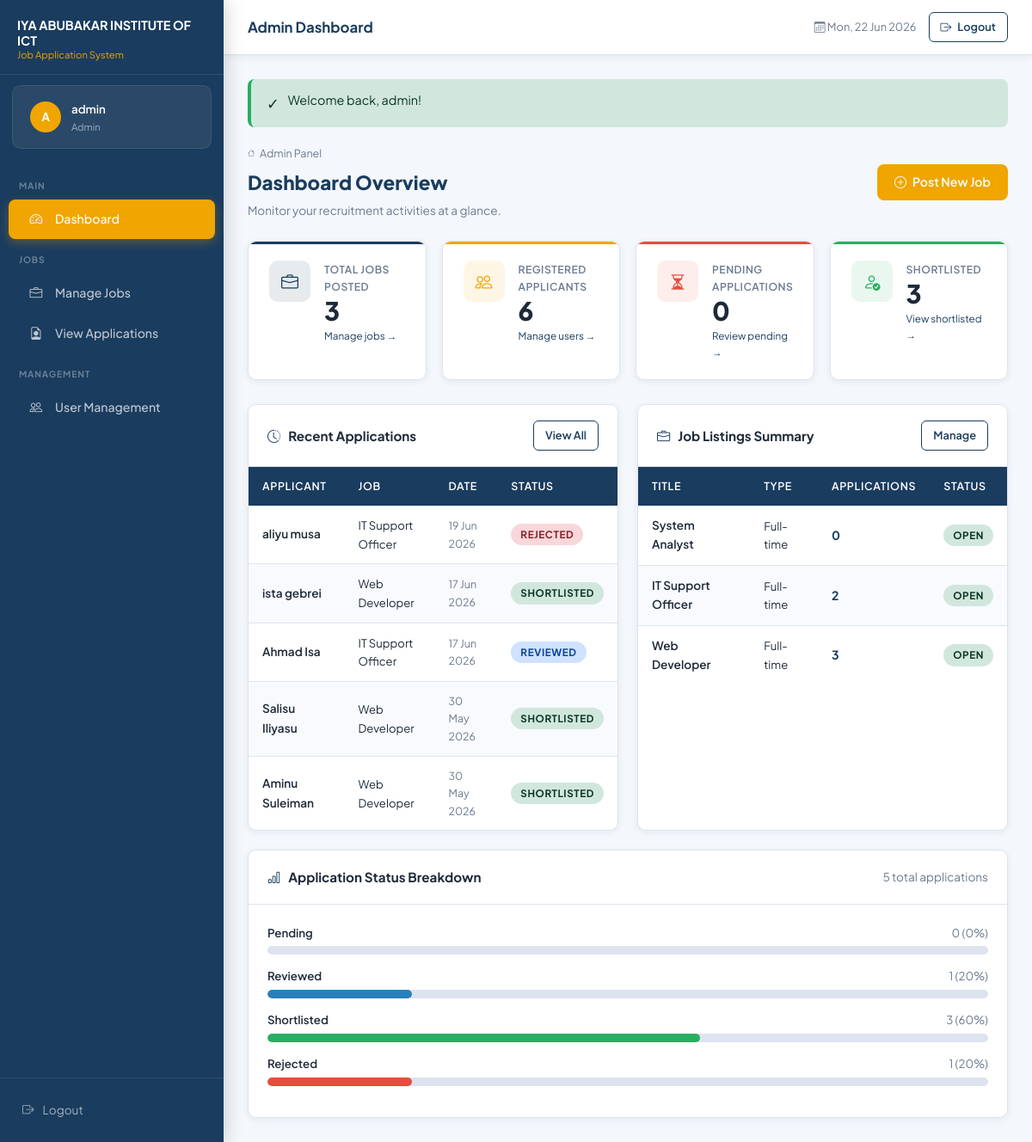
Page /admin/dashboard.php (signed in) on the committed database.
### tables this page shows
CREATE TABLE `applications` (
  `id` int(11) NOT NULL,
  `user_id` int(11) NOT NULL,
  `job_id` int(11) NOT NULL,
  `cv_path` varchar(255) NOT NULL,
  `cover_letter` text DEFAULT NULL,
  `qualification` varchar(255) DEFAULT NULL,
  `experience_years` int(11) DEFAULT NULL,
  `address` text DEFAULT NULL,
  `status` enum('pending','reviewed','shortlisted','rejected') NOT NULL DEFAULT 'pending',
  `admin_notes` text DEFAULT NULL,
  `shortlist_message` text DEFAULT NULL,
  `reviewed_date` timestamp NULL DEFAULT NULL,
  `applied_date` timestamp NOT NULL DEFAULT current_timestamp()
);

CREATE TABLE `users` (
  `id` int(11) NOT NULL,
  `full_name` varchar(100) NOT NULL,
  `email` varchar(100) NOT NULL,
  `phone` varchar(20) DEFAULT NULL,
  `address` text DEFAULT NULL,
  `qualification` varchar(255) DEFAULT NULL,
  `experience_years` int(11) DEFAULT NULL,
  `password` varchar(255) NOT NULL,
  `role` enum('applicant','admin') NOT NULL DEFAULT 'applicant',
  `status` enum('active','suspended','inactive') NOT NULL DEFAULT 'active',
  `created_at` timestamp NOT NULL DEFAULT current_timestamp()
);

CREATE TABLE `jobs` (
  `id` int(11) NOT NULL,
  `title` varchar(100) NOT NULL,
  `description` text NOT NULL,
  `requirements` text NOT NULL,
  `location` varchar(100) NOT NULL,
  `type` varchar(50) NOT NULL,
  `status` enum('open','closed') NOT NULL DEFAULT 'open',
  `posted_date` timestamp NOT NULL DEFAULT current_timestamp()
);

### admin/dashboard.php (the view, shortened to what this page needs)
<?php
require_once '../config.php';
$total_jobs    = $conn->query('SELECT COUNT(*) FROM jobs')->fetch_row()[0] ?? 0;
$total_users   = $conn->query('SELECT COUNT(*) FROM users WHERE role="applicant"')->fetch_row()[0] ?? 0;
$pending_apps  = $conn->query('SELECT COUNT(*) FROM applications WHERE status="pending"')->fetch_row()[0] ?? 0;
$shortlisted   = $conn->query('SELECT COUNT(*) FROM applications WHERE status="shortlisted"')->fetch_row()[0] ?? 0;
$total_apps    = $conn->query('SELECT COUNT(*) FROM applications')->fetch_row()[0] ?? 0;
$recent = $conn->query(
    'SELECT a.*, u.full_name, j.title AS job_title
     FROM applications a
     JOIN users u ON u.id = a.user_id
     JOIN jobs j  ON j.id = a.job_id
     ORDER BY a.applied_date DESC LIMIT 8'
)->fetch_all(MYSQLI_ASSOC);
$jobs_summary = $conn->query(
    'SELECT j.id, j.title, j.status, j.type, j.location,
            COUNT(a.id) AS app_count
     FROM jobs j
     LEFT JOIN applications a ON a.job_id = j.id
     GROUP BY j.id ORDER BY j.posted_date DESC LIMIT 6'
)->fetch_all(MYSQLI_ASSOC);
$active_page = 'admin_dashboard';
$page_title  = 'Admin Dashboard';
?>
<!DOCTYPE html>
<html lang="en">
<head>
    <link rel="stylesheet" href="../style.css">
    <link rel="stylesheet" href="https://cdn.jsdelivr.net/npm/bootstrap-icons@1.11.3/font/bootstrap-icons.min.css">
</head>
<body>
<div class="app-shell">
    <?php include '../includes/sidebar.php'; ?>
    <div class="main-content">
        <?php include '../includes/topbar.php'; ?>
        <main class="page-content">
            <?= flash_message() ?>
            <div class="page-header">
                <div class="page-header-left">
                    <div class="breadcrumb"><i class="bi bi-house"></i> Admin Panel</div>
                    <h2>Dashboard Overview</h2>
                    <p>Monitor your recruitment activities at a glance.</p>
                </div>
                <a href="jobs.php?action=new" class="btn btn-accent">
                    <i class="bi bi-plus-circle"></i> Post New Job
                </a>
            </div>
            <div class="stats-grid">
                <div class="stat-card card-blue">
                    <div class="stat-icon"><i class="bi bi-briefcase"></i></div>
                    <div class="stat-body">
                        <div class="label">Total Jobs Posted</div>
                        <div class="value"><?= $total_jobs ?></div>
                        <div class="sub"><a href="jobs.php">Manage jobs →</a></div>
                    </div>
                </div>
                <div class="stat-card card-gold">
                    <div class="stat-icon"><i class="bi bi-people"></i></div>
                    <div class="stat-body">
                        <div class="label">Registered Applicants</div>
                        <div class="value"><?= $total_users ?></div>
                        <div class="sub"><a href="users.php">Manage users →</a></div>
                    </div>
                </div>
                <div class="stat-card card-red">
                    <div class="stat-icon"><i class="bi bi-hourglass-split"></i></div>
                    <div class="stat-body">
                        <div class="label">Pending Applications</div>
                        <div class="value"><?= $pending_apps ?></div>
                        <div class="sub"><a href="view_applications.php?status=pending">Review pending →</a></div>
                    </div>
                </div>
                <div class="stat-card card-green">
                    <div class="stat-icon"><i class="bi bi-person-check"></i></div>
                    <div class="stat-body">
                        <div class="label">Shortlisted</div>
                        <div class="value"><?= $shortlisted ?></div>
                        <div class="sub"><a href="view_applications.php?status=shortlisted">View shortlisted →</a></div>
                    </div>
                </div>
            </div>
            <div style="display:grid;grid-template-columns:1fr 1fr;gap:22px;">
                <div class="card">
                    <div class="card-header">
                        <h3><i class="bi bi-clock-history"></i> Recent Applications</h3>
                        <a href="view_applications.php" class="btn btn-sm btn-outline-primary">View All</a>
                    </div>
                    <?php if (empty($recent)): ?>
                    <div class="card-body">
                        <div class="empty-state"><i class="bi bi-inbox"></i><p>No applications yet.</p></div>
                    </div>
                    <?php else: ?>
                    <div class="table-responsive">
                        <table>
                            <thead>
                                <tr>
                                    <th>Applicant</th>
                                    <th>Job</th>
                                    <th>Date</th>
                                    <th>Status</th>
                                </tr>
                            </thead>
                            <tbody>
                                <?php foreach ($recent as $app): ?>
                                <tr>
                                    <td>
                                        <div style="font-weight:600;font-size:.85rem;"><?= e($app['full_name']) ?></div>
                                    </td>
                                    <td style="font-size:.82rem;"><?= e($app['job_title']) ?></td>
                                    <td style="font-size:.78rem;color:var(--text-muted);"><?= date('d M Y', strtotime($app['applied_date'])) ?></td>
                                    <td><?= status_badge($app['status']) ?></td>
                                </tr>
                                <?php endforeach; ?>
                            </tbody>
                        </table>
                    </div>
                    <?php endif; ?>
                </div>
                <div class="card">
                    <div class="card-header">
                        <h3><i class="bi bi-briefcase"></i> Job Listings Summary</h3>
                        <a href="jobs.php" class="btn btn-sm btn-outline-primary">Manage</a>
                    </div>
                    <?php if (empty($jobs_summary)): ?>
                    <div class="card-body">
                        <div class="empty-state"><i class="bi bi-briefcase"></i><p>No jobs posted yet.</p></div>
                    </div>
                    <?php else: ?>
                    <div class="table-responsive">
                        <table>
                            <thead>
                                <tr>
                                    <th>Title</th>
                                    <th>Type</th>
                                    <th>Applications</th>
                                    <th>Status</th>
                                </tr>
                            </thead>
                            <tbody>
                                <?php foreach ($jobs_summary as $job): ?>
                                <tr>
                                    <td style="font-weight:600;font-size:.85rem;"><?= e($job['title']) ?></td>
                                    <td style="font-size:.82rem;"><?= e($job['type']) ?></td>
                                    <td>
                                        <span style="font-weight:700;color:var(--primary);"><?= $job['app_count'] ?></span>
                                    </td>
                                    <td><?= status_badge($job['status']) ?></td>
                                </tr>
                                <?php endforeach; ?>
                            </tbody>
                        </table>
                    </div>
                    <?php endif; ?>
                </div>
            </div>
            <?php
            $status_counts = $conn->query(
                'SELECT status, COUNT(*) as cnt FROM applications GROUP BY status'
            )->fetch_all(MYSQLI_ASSOC);
            $sc = array_column($status_counts, 'cnt', 'status');
            $total_for_bar = max(1, $total_apps);
            ?>
            <div class="card" style="margin-top:22px;">
                <div class="card-header">
                    <h3><i class="bi bi-bar-chart"></i> Application Status Breakdown</h3>
                    <span style="font-size:.85rem;color:var(--text-muted);"><?= $total_apps ?> total applications</span>
                </div>
                <div class="card-body">
                    <?php
                    $bars = [
                        ['label'=>'Pending',     'key'=>'pending',     'color'=>'#f39c12'],
                        ['label'=>'Reviewed',    'key'=>'reviewed',    'color'=>'#2980b9'],
                        ['label'=>'Shortlisted', 'key'=>'shortlisted', 'color'=>'#27ae60'],
                        ['label'=>'Rejected',    'key'=>'rejected',    'color'=>'#e74c3c'],
                    ];
                    foreach ($bars as $bar):
                        $count = $sc[$bar['key']] ?? 0;
                        $pct   = $total_for_bar > 0 ? round(($count / $total_for_bar) * 100) : 0;
                    ?>
                    <div style="margin-bottom:14px;">
                        <div style="display:flex;justify-content:space-between;font-size:.83rem;margin-bottom:5px;">
                            <span style="font-weight:600;"><?= $bar['label'] ?></span>
                            <span style="color:var(--text-muted);"><?= $count ?> (<?= $pct ?>%)</span>
                        </div>
                        <div style="background:var(--border);border-radius:20px;height:10px;overflow:hidden;">
                            <div style="width:<?= $pct ?>%;background:<?= $bar['color'] ?>;height:100%;border-radius:20px;transition:width .8s ease;"></div>
                        </div>
                    </div>
                    <?php endforeach; ?>
                </div>
            </div>
        </main>
    </div>
</div>
</body>
</html>

### includes/sidebar.php (shortened to what this page needs)
<?php
$current_page = $active_page ?? '';
$user_role    = $_SESSION['user_role'] ?? 'applicant';
$user_name    = $_SESSION['user_name'] ?? 'User';
$user_initial = strtoupper(substr($user_name, 0, 1));
$base     = ($user_role === 'admin') ? '../' : '../';
$is_admin = ($user_role === 'admin');
?>
<aside class="sidebar" id="sidebar">
    <div class="sidebar-logo">
        <div class="brand">
            IYA ABUBAKAR INSTITUTE OF ICT
            <span>Job Application System</span>
        </div>
    </div>
    <div class="sidebar-user">
        <div class="user-avatar"><?= e($user_initial) ?></div>
        <div class="user-info">
            <div class="name"><?= e($user_name) ?></div>
            <div class="role"><?= e($user_role) ?></div>
        </div>
    </div>
    <nav class="sidebar-nav">
        <?php if ($is_admin): ?>
        <div class="nav-section-label">Main</div>
        <a href="<?= $base ?>admin/dashboard.php" class="<?= $current_page==='admin_dashboard'?'active':'' ?>">
            <i class="bi bi-speedometer2"></i> Dashboard
        </a>
        <div class="nav-section-label">Jobs</div>
        <a href="<?= $base ?>admin/jobs.php" class="<?= $current_page==='admin_jobs'?'active':'' ?>">
            <i class="bi bi-briefcase"></i> Manage Jobs
        </a>
        <a href="<?= $base ?>admin/view_applications.php" class="<?= $current_page==='admin_applications'?'active':'' ?>">
            <i class="bi bi-file-earmark-person"></i> View Applications
        </a>
        <div class="nav-section-label">Management</div>
        <a href="<?= $base ?>admin/users.php" class="<?= $current_page==='admin_users'?'active':'' ?>">
            <i class="bi bi-people"></i> User Management
        </a>
        <?php endif; ?>
    </nav>
    <div class="sidebar-footer">
        <a href="<?= $base ?>logout.php"><i class="bi bi-box-arrow-right"></i> Logout</a>
    </div>
</aside>

### includes/topbar.php (shortened to what this page needs)
<header class="topbar">
    <div class="topbar-title">
        <?= e($page_title ?? 'Dashboard') ?>
    </div>
    <div class="topbar-right">
        <span class="topbar-date">
            <i class="bi bi-calendar3"></i>
            <?= date('D, d M Y') ?>
        </span>
        <a href="<?= ($user_role==='admin') ? '../' : '../' ?>logout.php" class="btn btn-sm btn-outline-primary">
            <i class="bi bi-box-arrow-right"></i> Logout
        </a>
    </div>
</header>

### config.php (shortened to what this page needs)
<?php
function flash_message(): string {
    if (!empty($_SESSION['flash_message'])) {
        $msg  = htmlspecialchars($_SESSION['flash_message']);
        $type = $_SESSION['flash_type'] ?? 'success';
        $icon = $type === 'success' ? '✓' : ($type === 'danger' ? '✗' : 'ℹ');
        return "<div class=\"alert alert-{$type} alert-dismissible fade show\" role=\"alert\">
                    <span class=\"alert-icon\">{$icon}</span> {$msg}
                    <button type=\"button\" class=\"btn-close\" data-bs-dismiss=\"alert\"></button>
                </div>";
    }
    return '';
}
function e(string $str): string {
    return htmlspecialchars($str, ENT_QUOTES, 'UTF-8');
}
function status_badge(string $status): string {
    $map = [
        'pending'     => 'badge-pending',
        'reviewed'    => 'badge-reviewed',
        'shortlisted' => 'badge-shortlisted',
        'rejected'    => 'badge-rejected',
        'open'        => 'badge-open',
        'closed'      => 'badge-closed',
        'active'      => 'badge-active',
        'suspended'   => 'badge-suspended',
        'inactive'    => 'badge-inactive',
    ];
    $cls = $map[$status] ?? 'badge-secondary';
    return "<span class=\"status-badge {$cls}\">" . ucfirst(e($status)) . "</span>";
}

### rows in the picture
applications: user.full_name "aliyu musa", job.title "IT Support Officer", applied_date "19 Jun 2026", status "REJECTED"
applications: user.full_name "ista gebrei", job.title "Web Developer", applied_date "17 Jun 2026", status "SHORTLISTED"
applications: user.full_name "Ahmad Isa", job.title "IT Support Officer", applied_date "17 Jun 2026", status "REVIEWED"
applications: user.full_name "Salisu Iliyasu", job.title "Web Developer", applied_date "30 May 2026", status "SHORTLISTED"
applications: user.full_name "Aminu Suleiman", job.title "Web Developer", applied_date "30 May 2026", status "SHORTLISTED"
jobs: title "System Analyst", type "Full-time", app_count "0", status "OPEN"
jobs: title "IT Support Officer", type "Full-time", app_count "2", status "OPEN"
jobs: title "Web Developer", type "Full-time", app_count "3", status "OPEN"

### other values in the picture
$user_initial "A"
$user_name "admin"
$user_role "Admin"
$page_title "Admin Dashboard"
$icon "✓"
$msg "Welcome back, admin!"
$total_jobs "3"
$total_users "6"
$pending_apps "0"
$shortlisted "3"
$total_apps "5"
$bar['label'] "Pending"
$count "0"
$pct "0"
$bar['label'] "Reviewed"
